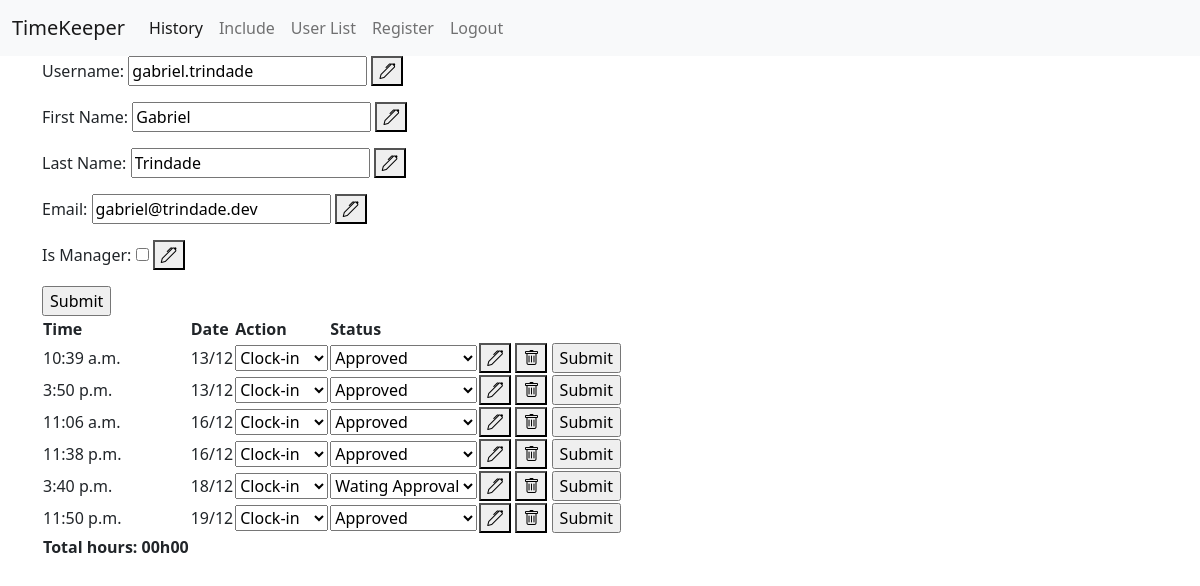
/users/2 (signed in), run on an earlier commit of the app's database.
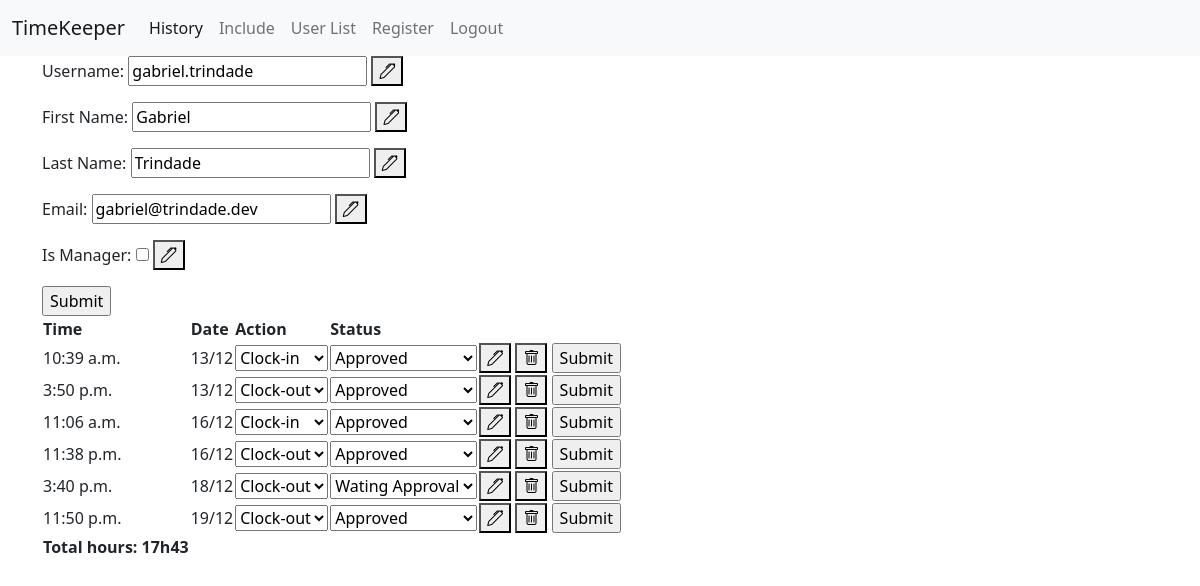
And on a later commit of the database.
### backend/models.py (models this page shows)
class Record(models.Model):
  user = models.ForeignKey(User, on_delete=models.CASCADE)
  date = models.DateTimeField(default=now)
  action = models.CharField(max_length=20, default='')
  status = models.CharField(max_length=20, default='Wating Approval')

### backend/views.py (the view, shortened to what this page needs)
# urls.py: path("users/<int:user_id>", views.user, name="user"),
def user(req, user_id):
    if not req.user.is_authenticated:
        messages.success(req, ("You must login to access this page"))
        return redirect("/auths")
    if not req.user.is_staff:
        messages.success(req, ("You can't access this page"))
        return redirect("/history")
    listed_user = User.objects.get(id=user_id)
    records = Record.objects.filter(user=listed_user).order_by("date__day")
    context = {
        "listed_user": listed_user,
        "records": records,
        "workedHours": calculateWorkedHours(records),
    }
    return render(req, "backend/user.html", context)

### backend/templates/backend/user.html (shortened to what this page needs)
{% extends 'backend/base.html' %}
{% block content%}
{% load static %}
<link rel="stylesheet" href="{% static 'css/user.css' %}">
<div class="userContainer">
  <form action="" method="post">
    <p>
      <label for="username">Username:</label>
      <input type="text" name="username" value="{{ listed_user.username }}">
      <button class="editIcon" type="button" onclick="editInput('firstName')">
        <i class="bi bi-pen"></i>
      </button>
    </p>
    <p>
      <label for="firstName">First Name:</label>
      <input type="text" id="firstName" name="firstName" value="{{ listed_user.first_name }}">
      <button class="editIcon" type="button" onclick="editInput('firstName')">
        <i class="bi bi-pen"></i>
      </button>
    </p>
    <p>
      <label for="lastName">Last Name:</label>
      <input type="text" id="lastName" name="lastName" value="{{ listed_user.last_name }}">
      <button class="editIcon" type="button" onclick="editInput('lastName')">
        <i class="bi bi-pen"></i>
      </button>
    </p>
    <p>
      <label for="email">Email:</label>
      <input type="email" id="userEmail" name="email" value="{{ listed_user.email }}">
      <button class="editIcon" type="button" onclick="editInput('userEmail')">
        <i class="bi bi-pen"></i>
      </button>
    </p>
    <p>
      <label for="role">Is Manager: </label>
      <input type="checkbox" id="userRole" name="role" {% if listed_user.is_staff %} checked {% endif %}>
      <button class="editIcon" type="button" onclick="editInput('userRole')">
        <i class="bi bi-pen"></i>
      </button>
    </p>
    <input type="submit" value="Submit">
  </form>
</div>
<div class="historyContainer">
  <table>
    <tr>
      <th>Time</th>
      <th>Date</th>
      <th>Action</th>
      <th>Status</th>
      <th></th>
    </tr>
    {% if records %}
      {% for record in records %}
      <tr>
        <form action="" method="post">
          <td>{{ record.date|time }}</td>
          <td>{{ record.date|date:'d/m' }}</td>
          <td>
            <select name="action" id="action{{record.id}}" class="action">
              <option value="Clock-in" {% if record.action == "Clock-in" %} selected {% endif %}>Clock-in</option>
              <option value="Clock-out" {% if record.action == "Clock-out" %} selected {% endif %}>Clock-out</option>
            </select>
          </td>
          <td>
            <select name="status" id="status{{record.id}}" class="status">
              <option value="Approved" {% if record.status == "Approved" %} selected {% endif %}>Approved</option>
              <option value="Wating Approval" {% if record.status == "Wating Approval" %} selected {% endif %}>Wating
                Approval</option>
            </select>
          </td>
          <td>
            <button class="editIcon" type="button" onclick="editInput('record{{record.id}}')">
              <i class="bi bi-pen"></i>
            </button>
            <button class="deleteIcon" type="button" onclick="deleteRecord('record{{record.id}}')">
              <i class="bi bi-trash"></i>
            </button>
            <input class="saveIcon" type="submit">
          </td>
        </form>
      </tr>
      {% endfor %}
    {% else %}
    <tr>
      <td>No records found</td>
    </tr>
    {% endif %}
    <tr>
      <th>Total hours: {{ workedHours }}</th>
    </tr>
  </table>
</div>
{% endblock %}

What changed in the data, as far as the page shows it:
changed Record (number 2 of 6 on the later page): action "Clock-in" → "Clock-out"
changed Record (number 4 of 6 on the later page): action "Clock-in" → "Clock-out"
changed Record "Wating Approval": action "Clock-in" → "Clock-out"
changed Record (number 6 of 6 on the later page): action "Clock-in" → "Clock-out"
Also different on the page:
{{ workedHours }}: "00h00" → "17h43"
